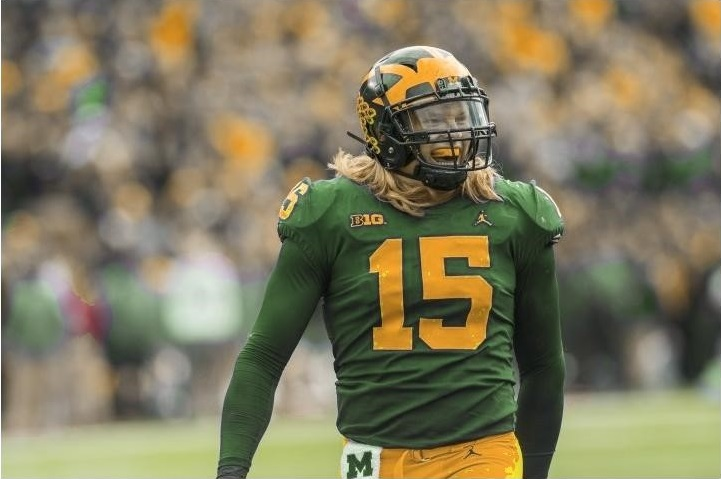
%> input picture evil1.jpg, 721 x 479 px
$ octave lab3_1_test.m   (GNU Octave 9; MATLAB toolbox functions it lacks are replaced by stand-ins)
%> lines starting %> are read from the running program, lines starting %| are printed output that depends on the picture
%> further down, img is the input picture: size 479x721x3 uint8; mean R, G, B 127.3, 121.6, 95
%> `img = rgb2hsv(img);`: img: size 479x721x3 double; mean H, S, V 0.189, 0.266, 0.519
### lab3_1_recolor.m
function [ outputImg ] = lab3_1_recolor(hsvImg)
                         %Error Found: The name of the file didn't match
                         %the name of the function. It was missing the two
                         %_ the go before and after 1.

% This function takes an hsv image.
% An image is composed of 3 matrices (hue, saturation, and value).
% This function fixes the colors of the OSU algorithm.
% The corrected image is assigned into outputImg.

    % Obtains the hue and saturation layers from the matrix
    % An image has 3D dimensions, which is why we use hsvImg(:, :, layer)
    hue = hsvImg(:, :, 1);
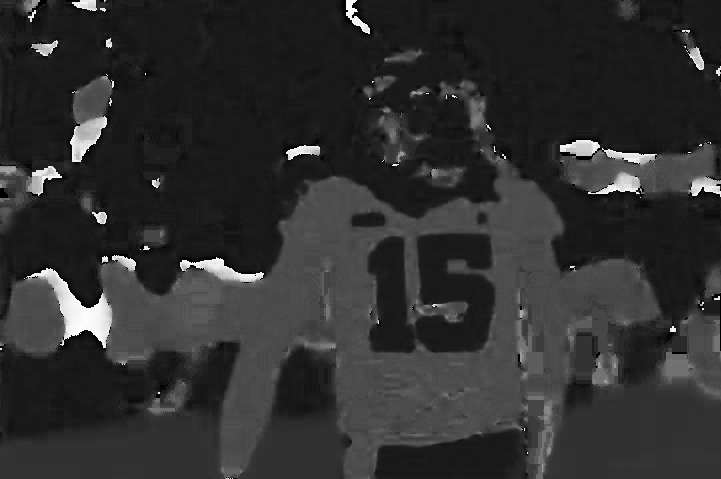
%> hue: size 479x721 double; min 0, max 0.998, mean 0.189
    sat = hsvImg(:, :, 2);
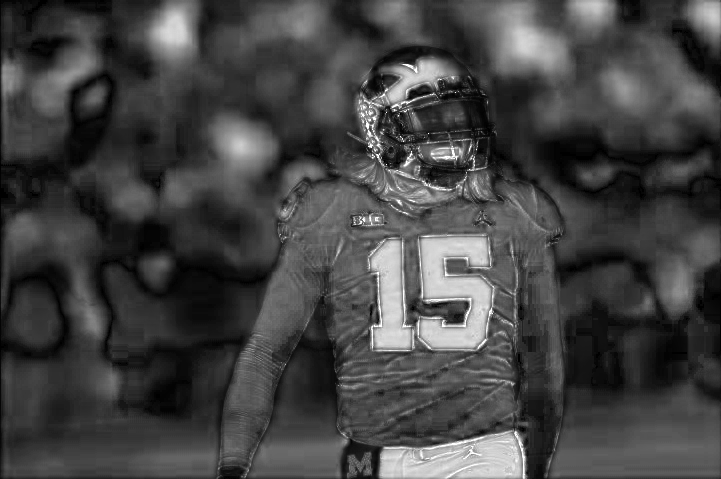
%> sat: size 479x721 double; min 0, max 1, mean 0.266

    % Fix the green and make it blue

    hue(0.35 > hue & hue > 0.25) = hue(0.35 > hue & hue > 0.25) .* 2;
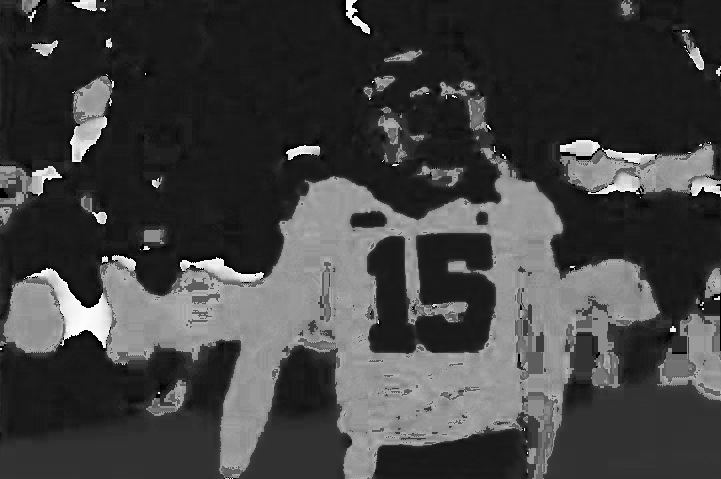
%> hue: size 479x721 double; min 0, max 0.998, mean 0.26
    %Error Found: This was an error because there wasn't the indexing location,
    %the (0.35 > hue & hue > 0.25), on both sides of the equal sign

    % Replace the red with yellow
    hue(.15 > hue | (1 > hue & hue > .97)) = 0.15;

    % Increase saturation by a multiplier of 1.2 to make colors more vivid

    sat(:, :) = sat(:, :).* 1.2;
    %Error Found: This was a indexing error, because the .* 1.2 was on the
    %wrong side of the equals sign when defining it.

    % We modified hue and sat
    % We need to copy these back into hsvImg!
    hsvImg(:, :, 1) = hue;
%> hsvImg: size 479x721x3 double; mean H, S, V 0.286, 0.266, 0.519
    hsvImg(:, :, 2) = sat;
%> hsvImg: size 479x721x3 double; mean H, S, V 0.286, 0.32, 0.519

    %Error Found: outputImg was never assigned.
    outputImg = hsvImg;
end

### lab3_1_test.m
% Read the image from the file
img = imread('evil1.jpg');

% Converts from RGB to HSV (hue, value, saturation)
img = rgb2hsv(img);

% Fixes the image with our function
img = lab3_1_recolor(img);
%Error Found: This was an error because it called the function, but there
%was no image in the function for it to run on.

% Converts from HSV to RGB
img = hsv2rgb(img);
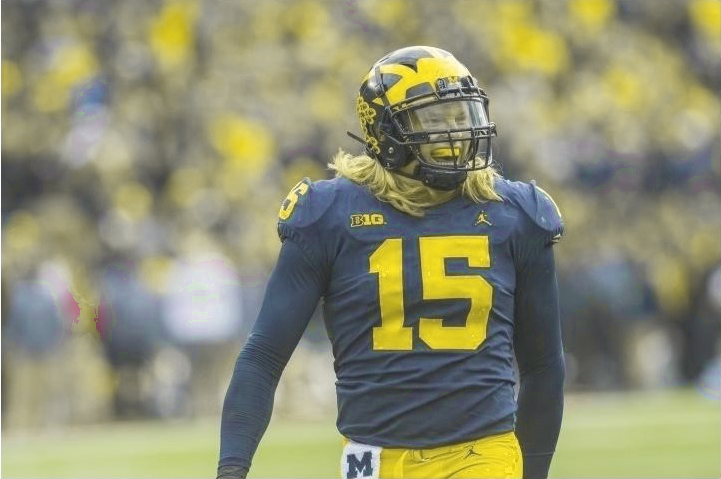
%> img: size 479x721x3 double; mean R, G, B 0.49, 0.492, 0.367; drawn with min black and max white

% Displays the image
imshow(img);
